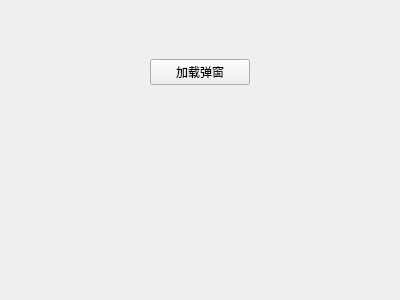
<?xml version="1.0" encoding="UTF-8"?>
<ui version="4.0">
 <class>LoadingForm</class>
 <widget class="QWidget" name="LoadingForm">
  <property name="geometry">
   <rect>
    <x>0</x>
    <y>0</y>
    <width>400</width>
    <height>300</height>
   </rect>
  </property>
  <property name="windowTitle">
   <string>Form</string>
  </property>
  <layout class="QGridLayout" name="gridLayout">
   <item row="0" column="1">
    <widget class="QPushButton" name="pushButton">
     <property name="text">
      <string>加载弹窗</string>
     </property>
    </widget>
   </item>
   <item row="1" column="0">
    <spacer name="horizontalSpacer">
     <property name="orientation">
      <enum>Qt::Horizontal</enum>
     </property>
     <property name="sizeHint" stdset="0">
      <size>
       <width>40</width>
       <height>20</height>
      </size>
     </property>
    </spacer>
   </item>
   <item row="1" column="1">
    <widget class="QPushButton" name="pushButton_2">
     <property name="minimumSize">
      <size>
       <width>100</width>
       <height>100</height>
      </size>
     </property>
     <property name="maximumSize">
      <size>
       <width>50</width>
       <height>50</height>
      </size>
     </property>
     <property name="styleSheet">
      <string notr="true">background-image: url(:/loading/icon/exit6.png);
background-position:center;
background-repeat:no-repeat;
border:0px solid;</string>
     </property>
     <property name="text">
      <string/>
     </property>
    </widget>
   </item>
   <item row="1" column="2">
    <spacer name="horizontalSpacer_2">
     <property name="orientation">
      <enum>Qt::Horizontal</enum>
     </property>
     <property name="sizeHint" stdset="0">
      <size>
       <width>40</width>
       <height>20</height>
      </size>
     </property>
    </spacer>
   </item>
  </layout>
 </widget>
 <resources/>
 <connections/>
</ui>
